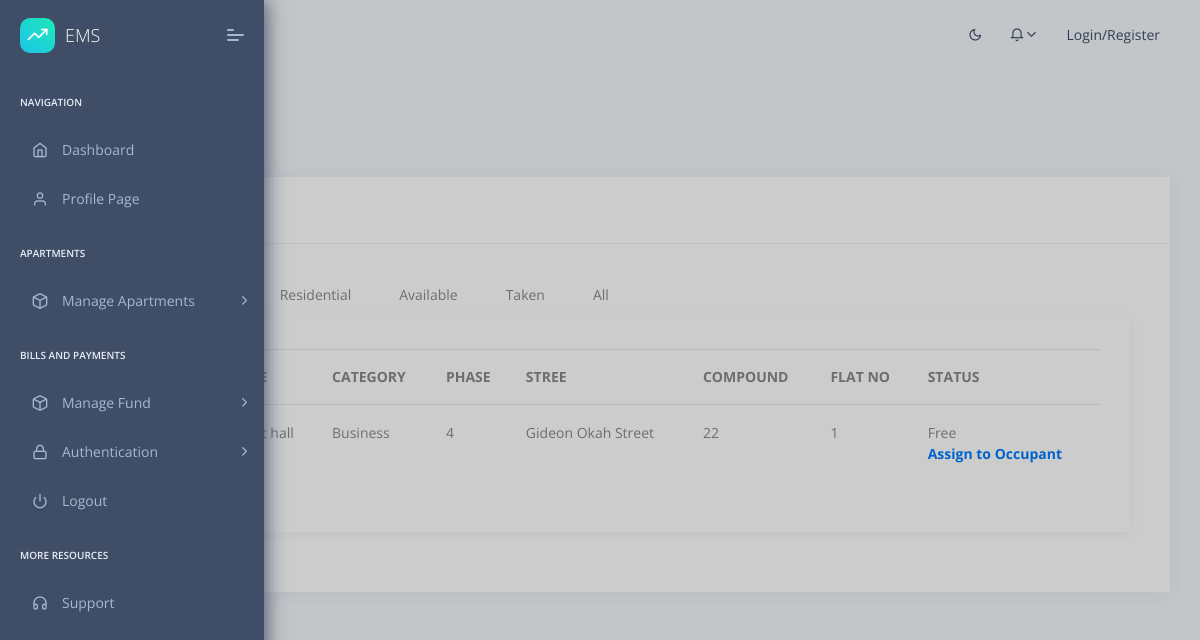
Page /apartment_list/ on the earlier database version.
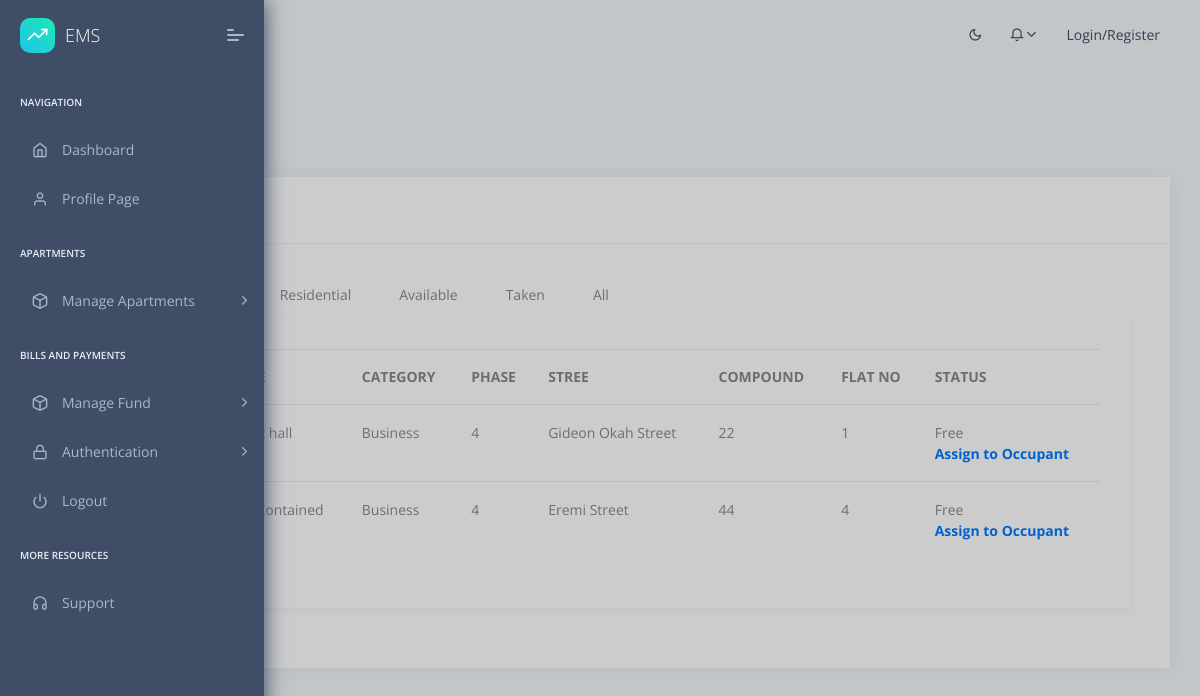
Same page on the later database version.
### apartments/models.py (models this page shows, shortened)
class Apartment(models.Model):
    apartment_category = models.CharField(max_length=15, choices=ApartmentCategory)
    apartment_type = models.ForeignKey(ApartmentType,on_delete=models.CASCADE)
    phase = models.IntegerField()
    street = models.ForeignKey(Street,on_delete=models.CASCADE)
    compound = models.CharField(max_length=100)
    flat_number = models.IntegerField()
    status = models.CharField(max_length=15, choices=ApartmentStatus,default='free')
    date_created = models.DateTimeField(auto_now_add=True)
    created_by = models.ForeignKey(User,on_delete=models.CASCADE)

class ApartmentType(models.Model):
    title = models.CharField(max_length=100, unique=True)
    description = models.TextField(blank=True,null=True)
    price = models.DecimalField(decimal_places=2, default='00.00', max_digits=20)
    date_created = models.DateTimeField(auto_now_add=True)
    created_by = models.ForeignKey(User,on_delete=models.CASCADE)

class Street(models.Model):
    title = models.CharField(max_length=225)
    date_created = models.DateTimeField(auto_now_add=True)
    created_by = models.ForeignKey(User,on_delete=models.CASCADE)

### apartments/views.py (the view)
# urls.py: path('apartment_list/',apartment_list_view,name='apartment_list'),
def apartment_list_view(request):
	apartments=Apartment.objects.all()
	residential_apartments = Apartment.objects.filter(apartment_category='residential')
	business_apartments = Apartment.objects.filter(apartment_category='business')
	available = Apartment.objects.filter(status='free')
	taken = Apartment.objects.filter(status='taken')
	context={'apartments':apartments,"residential_apartments":residential_apartments,
		"business_apartments":business_apartments,"available":available,"taken":taken}
	return render(request,'apartments/apartment_list.html',context)

### context_processors.py (called while the page is built)
def cfg_assets_root(request):
    return { 'ASSETS_ROOT' : settings.ASSETS_ROOT }

### templates/apartments/apartment_list.html (shortened to what the changed rows need)
{% extends "layouts/base.html" %}
{% block content %}
    <section class="pcoded-main-container">
        <div class="pcoded-wrapper">
            <div class="pcoded-content">
                <div class="pcoded-inner-content">
                    <div class="main-body">
                        <div class="page-wrapper">
                            <div class="row">
                                <div class="col-xl-12">
                                    <div class="card">
                                        <div class="card-block table-border-style">
                                            <div class="col-xl-12 col-md-12 m-b-30">
                                                <div class="tab-content" id="myTabContent">
                                                    <div class="tab-pane fade active show" id="business" role="tabpanel"
                                                            aria-labelledby="business-tab">
                                                        <table class="table table-hover">
                                                            {% include 'apartments/snippets/apartment_list_template.html' with instances=with instances=business_apartments %}
                                                        </table>
                                                    </div>
                                                </div>
                                            </div>
                                        </div>
                                    </div>
                                </div>
                            </div>
                        </div>
                    </div>
                </div>
            </div>
        </div>
    </section>
{% endblock content %}

### templates/apartments/snippets/apartment_list_template.html
        <thead>
            <tr>
                <th>#</th>
                <th>TITLE</th>
                <th>CATEGORY</th>
                <th>PHASE</th>
                <th>STREE</th>
                <th>COMPOUND</th>
                <th>FLAT NO</th>
                <th>STATUS</th>
            </tr>
        </thead>
        <tbody>
            {% for instance in instances %}
            <tr>
                <td>{{ forloop.counter }}</td>
                <td>{{instance.apartment_type.title}}</td>
                <td>{{instance.apartment_category|capfirst}}</td>
                <td>{{instance.phase}}</td>
                <td>{{instance.street.title}}</td>
                <td>{{instance.compound}}</td>
                <td>{{instance.flat_number}}</td>
                <td>
                    {{instance.status|capfirst}}
                    {% if instance.status == 'free' %} <br>
                        <a href="{% url 'add_occupant' instance.id %}"><b>Assign to Occupant</b></a>
                    {% endif %}
                </td>
            </tr>
            {% endfor %}
        </tbody>

Differences in the rows shown:
added Apartment: apartment_type "Self Contained", apartment_category "Business", phase "4", street "Eremi Street", compound "44", flat_number "4", status "Free", shows "Assign to Occupant"
